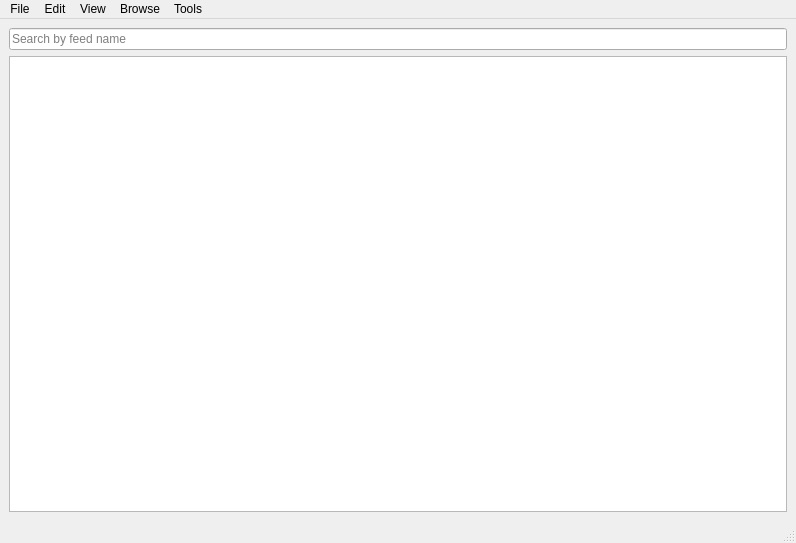
<?xml version="1.0" encoding="UTF-8"?>
<ui version="4.0">
 <class>MainWindow</class>
 <widget class="QMainWindow" name="MainWindow">
  <property name="geometry">
   <rect>
    <x>0</x>
    <y>0</y>
    <width>796</width>
    <height>543</height>
   </rect>
  </property>
  <property name="windowTitle">
   <string>Harvester</string>
  </property>
  <property name="windowIcon">
   <iconset>
    <normaloff>:/icon/K:/Dropbox/Python/icons-rss/icons8-harvester-100.png</normaloff>:/icon/K:/Dropbox/Python/icons-rss/icons8-harvester-100.png</iconset>
  </property>
  <widget class="QWidget" name="centralwidget">
   <layout class="QGridLayout" name="gridLayout">
    <item row="0" column="0">
     <widget class="QSplitter" name="splitter">
      <property name="orientation">
       <enum>Qt::Horizontal</enum>
      </property>
      <widget class="QWidget" name="layoutWidget">
       <layout class="QVBoxLayout" name="verticalLayout">
        <item>
         <widget class="QLineEdit" name="lineSearch">
          <property name="statusTip">
           <string/>
          </property>
          <property name="whatsThis">
           <string/>
          </property>
          <property name="placeholderText">
           <string>Search by feed name</string>
          </property>
          <property name="clearButtonEnabled">
           <bool>true</bool>
          </property>
         </widget>
        </item>
        <item>
         <widget class="QTreeWidget" name="treeMain">
          <property name="contextMenuPolicy">
           <enum>Qt::CustomContextMenu</enum>
          </property>
          <property name="alternatingRowColors">
           <bool>false</bool>
          </property>
          <property name="headerHidden">
           <bool>true</bool>
          </property>
          <column>
           <property name="text">
            <string notr="true">1</string>
           </property>
          </column>
         </widget>
        </item>
       </layout>
      </widget>
     </widget>
    </item>
   </layout>
  </widget>
  <widget class="QMenuBar" name="menubar">
   <property name="geometry">
    <rect>
     <x>0</x>
     <y>0</y>
     <width>796</width>
     <height>26</height>
    </rect>
   </property>
   <widget class="QMenu" name="menuFile">
    <property name="title">
     <string>File</string>
    </property>
    <addaction name="actionSubscribe"/>
    <addaction name="separator"/>
    <addaction name="actionNew_Folder_2"/>
    <addaction name="separator"/>
    <addaction name="actionImport_Feeds"/>
    <addaction name="actionExport_Feeds"/>
    <addaction name="separator"/>
    <addaction name="actionDatabase_Maintenance"/>
    <addaction name="separator"/>
    <addaction name="actionExit"/>
   </widget>
   <widget class="QMenu" name="menuEdit">
    <property name="title">
     <string>Edit</string>
    </property>
    <addaction name="actionMark_All_Feeds_Read"/>
    <addaction name="separator"/>
    <addaction name="actionFeed_Properties"/>
    <addaction name="separator"/>
    <addaction name="separator"/>
    <addaction name="actionFind_in_Page"/>
   </widget>
   <widget class="QMenu" name="menuView">
    <property name="title">
     <string>View</string>
    </property>
   </widget>
   <widget class="QMenu" name="menuBrowse">
    <property name="title">
     <string>Browse</string>
    </property>
   </widget>
   <widget class="QMenu" name="menuTools">
    <property name="title">
     <string>Tools</string>
    </property>
    <addaction name="actionUpdate_All_Feeds"/>
    <addaction name="actionUpdate_Current_Feed"/>
    <addaction name="separator"/>
    <addaction name="actionUpdate_Reddit"/>
    <addaction name="separator"/>
    <addaction name="actionSearch_Feeds"/>
    <addaction name="separator"/>
    <addaction name="actionCleanup"/>
    <addaction name="actionMark_Older_As_Read"/>
    <addaction name="separator"/>
    <addaction name="actionOptions"/>
   </widget>
   <addaction name="menuFile"/>
   <addaction name="menuEdit"/>
   <addaction name="menuView"/>
   <addaction name="menuBrowse"/>
   <addaction name="menuTools"/>
  </widget>
  <widget class="QStatusBar" name="statusbar"/>
  <action name="actionSubscribe">
   <property name="text">
    <string>Subscribe</string>
   </property>
  </action>
  <action name="actionNew_Folder">
   <property name="text">
    <string>--</string>
   </property>
  </action>
  <action name="actionNew_Folder_2">
   <property name="text">
    <string>New Folder</string>
   </property>
  </action>
  <action name="actionImport_Feeds">
   <property name="text">
    <string>Import Feeds</string>
   </property>
   <property name="statusTip">
    <string>Import feed details from an OPML file.</string>
   </property>
  </action>
  <action name="actionExport_Feeds">
   <property name="text">
    <string>Export Feeds</string>
   </property>
  </action>
  <action name="actionDatabase_Maintenance">
   <property name="text">
    <string>Database Maintenance</string>
   </property>
   <property name="statusTip">
    <string/>
   </property>
  </action>
  <action name="actionExit">
   <property name="text">
    <string>Exit</string>
   </property>
   <property name="shortcut">
    <string>Alt+X</string>
   </property>
  </action>
  <action name="actionMark_All_Feeds_Read">
   <property name="text">
    <string>Mark All Feeds Read</string>
   </property>
  </action>
  <action name="actionFeed_Properties">
   <property name="text">
    <string>Feed Properties</string>
   </property>
  </action>
  <action name="actionFind_in_Page">
   <property name="text">
    <string>Find in Page</string>
   </property>
  </action>
  <action name="actionUpdate_All_Feeds">
   <property name="text">
    <string>Update All Feeds</string>
   </property>
  </action>
  <action name="actionUpdate_Current_Feed">
   <property name="text">
    <string>Update Current Feed</string>
   </property>
  </action>
  <action name="actionSearch_Feeds">
   <property name="text">
    <string>Search Feeds</string>
   </property>
  </action>
  <action name="actionCleanup">
   <property name="text">
    <string>Cleanup</string>
   </property>
  </action>
  <action name="actionMark_Older_As_Read">
   <property name="text">
    <string>Mark Older As Read</string>
   </property>
  </action>
  <action name="actionOptions">
   <property name="icon">
    <iconset>
     <normaloff>:/icon/K:/Dropbox/Python/icons-rss/icons8-settings-100.png</normaloff>:/icon/K:/Dropbox/Python/icons-rss/icons8-settings-100.png</iconset>
   </property>
   <property name="text">
    <string>Options</string>
   </property>
  </action>
  <action name="actionNew_Subscription">
   <property name="text">
    <string>New Subscription</string>
   </property>
  </action>
  <action name="actionMark_Folder_Read">
   <property name="text">
    <string>Mark Folder Read</string>
   </property>
  </action>
  <action name="actionUpdate_Folder">
   <property name="text">
    <string>Update Folder</string>
   </property>
  </action>
  <action name="actionDelete_Folder">
   <property name="text">
    <string>Delete Folder</string>
   </property>
  </action>
  <action name="actionMark_Read">
   <property name="text">
    <string>Mark Read</string>
   </property>
  </action>
  <action name="actionUnsubscribe">
   <property name="text">
    <string>Unsubscribe</string>
   </property>
  </action>
  <action name="actionMove_Feed">
   <property name="text">
    <string>Move Feed</string>
   </property>
  </action>
  <action name="actionUpdate_Feed">
   <property name="text">
    <string>Update Feed</string>
   </property>
  </action>
  <action name="actionFeed_Properties_2">
   <property name="text">
    <string>Feed Properties</string>
   </property>
  </action>
  <action name="actionUpdate_Reddit">
   <property name="text">
    <string>Update Reddit</string>
   </property>
  </action>
 </widget>
 <resources/>
 <connections/>
</ui>
